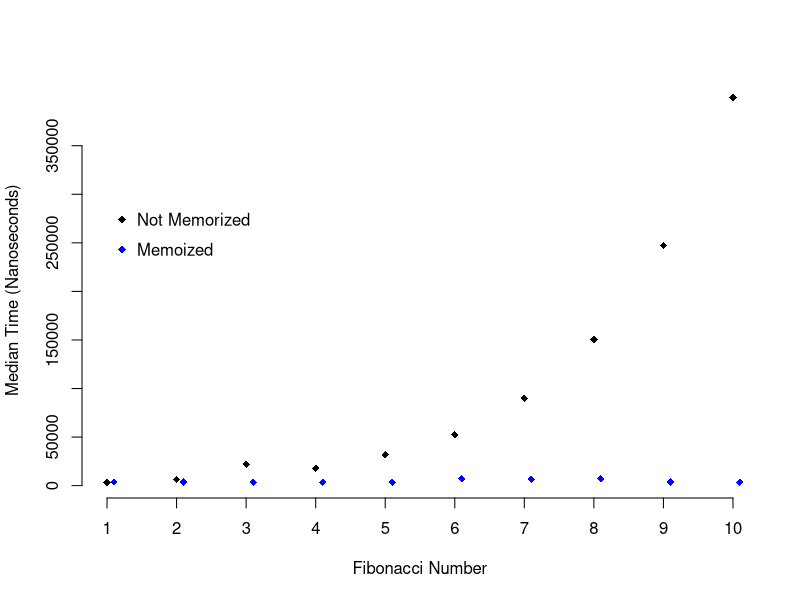

Recreate this plot in R.
######################################################################################################################
### Author: Anni Norring                                                                                           ###
### Date: April 2018 						                                                                                   ###
### Content: This script contains the R code for the 2nd week of Advanced R programming course                     ###
######################################################################################################################

# Access all the needed libraries:

######################################################################################################################
###             FUNCTIONAL PROGRAMMING
######################################################################################################################

######################################################################################################################
## WHAT IS FUNCTIONAL PROGRAMMING?
######################################################################################################################

# With functional programming you can also consider the possibility that you can provide a function as an argument to 
#   another function, and a function can return another function as its result.

adder_maker <- function(n){
  function(x){
    n + x
  }
}

add2 <- adder_maker(2)
add3 <- adder_maker(3)

add2(5)
add3(5)

# In the example above the function adder_maker() returns a function with no name. The function returned adds n to its 
#   only argument x.

######################################################################################################################
## MAP
######################################################################################################################

# The map family of functions applies a function to the elements of a data structure, usually a list or a vector. The 
#   function is evaluated once for each element of the vector with the vector element as the first argument to the 
#   function. The return value is the same kind if data structure (a list or vector) but with every element replaced 
#   by the result of the function being evaluated with the corresponding element as the argument to the function. In 
#   the purrr package the map() function returns a list, while the map_lgl(), map_chr(), and map_dbl()functions 
#   return vectors of logical values, strings, or numbers respectively. Let’s take a look at a few examples:

library(purrr)

k <- c(1,2,3,4,5)

#Returns list:
map(k, function(x){
  c("one", "two", "three", "four", "five")[x]
})

#Returns a vector of logical values:
map_lgl(k, function(x){
  x > 3
})

#Returns a vector of strings, note that the output differs:
map_chr(c(5, 4, 3, 2, 1), function(x){
  c("one", "two", "three", "four", "five")[x]
})
map_chr(k, function(x){
  c("one", "two", "three", "four", "five")[x]
})

#Returns a vector of numbers, note that the output differs:
map_dbl(k, function(x){
  c(6,7,8,9,10)[x]
})
map_dbl(c(5, 4, 3, 2, 1), function(x){
  c(6,7,8,9,10)[x]
})

#The map_if() function takes as its arguments a list or vector containing data, a predicate function, and then a 
#   function to be applied. A predicate function is a function that returns TRUE orFALSE for each element in the 
#   provided list or vector. In the case ofmap_if(): if the predicate functions evaluates to TRUE, then the function 
#   is applied to the corresponding vector element, however if the predicate function evaluates to FALSE then the 
#   function is not applied. The map_if() function always returns a list, so I’m piping the result of map_if() to 
#   unlist() so it look prettier:

map_if(1:5, function(x){
  x %% 2 == 0             ## Checks if x is even, i.e. if the remainder from x/2 = 0
},
function(y){              ## Notice how only the even numbers are squared, while the odd numbers are left alone.
  y^2
}) %>% unlist()

# The map_at() function only applies the provided function to elements of a vector specified by their indexes. 
#   map_at() always returns a list so like before I’m piping the result to unlist():

seq(100, 500, 100)

map_at(seq(100, 500, 100), c(1, 3, 5), function(x){
  x - 10
}) %>% unlist()

#Like we expected to happen the providied function is only applied to the first, third, and fifth element of the 
#   vector provided.

#In each of the examples above we have only been mapping a function over one data structure, however you can map a 
#   function over TWO data structures with the map2() family of functions. The first two arguments should be two 
#   vectors of the same length, followed by a function which will be evaluated with an element of the first vector 
#   as the first argument and an element of the second vector as the second argument. For example:

map2_chr(letters, 1:26, paste) ## pairs letters and numbers

#The pmap() family of functions is similar to map2(), however instead of mapping across two vectors or lists, you 
#   can MAP ACROSS ANY NUMBER OF LISTS. The list argument is a list of lists that the function will map over, 
#   followed by the function that will applied:

pmap_chr(list(                 ## Pairs numbers to the two lists of words.
  list(1, 2, 3),
  list("one", "two", "three"),
  list("uno", "dos", "tres")
), paste)

#Mapping is a powerful technique for thinking about how to apply computational operations to your data.

######################################################################################################################
## REDUCE
######################################################################################################################

#List or vector reduction iteratively combines the first element of a vector with the second element of a vector, 
#   then that combined result is combined with the third element of the vector, and so on until the end of the 
#   vector is reached. The function to be applied should take at least two arguments. Where mapping returns a vector 
#   or a list, reducing should return a single value. Some examples using reduce() are illustrated below:

reduce(c(1, 3, 5, 7), function(x, y){
  message("x is ", x)
  message("y is ", y)
  message("")                       ## creates an empty line in between
  x + y
})

#On the first iteration x has the value 1 and y has the value 3, then the two values are combined (they’re added 
#   together). On the second iteration x has the value of the result from the first iteration (4) and y has the 
#   value of the third element in the provided numeric vector (5). This process is repeated for each iteration. 
#   Here’s a similar example using string data:

reduce(letters[1:4], function(x, y){
  message("x is ", x)
  message("y is ", y)
  message("")
  paste0(x, y)                      ##combines the string without any separator
})

#By default reduce() starts with the first element of a vector and then the second element and so on. In contrast 
#   the reduce_right()function starts with the last element of a vector and then proceeds to the second to last 
#   element of a vector and so on:

reduce_right(letters[1:4], function(x, y){
  message("x is ", x)
  message("y is ", y)
  message("")
  paste0(x, y)
})

######################################################################################################################
## SEARCH
######################################################################################################################

#You can search for specific elements of a vector using the contains() and detect() functions. contains() will 
#   return TRUE if a specified element is present in a vector, otherwise it returns FALSE:

##contais not found in purrr anymore, replaced by has_element()

has_element(letters, "a")
has_element(letters, "A")

#The detect() function takes a vector and a predicate function as arguments and it returns the first element of the 
#   vector for which the predicate function returns TRUE:

detect(20:40, function(x){
  x > 22 && x %% 2 == 0
})

#The detect_index() function takes the same arguments, however it returns the index of the provided vector which 
#   contains the first element that satisfies the predicate function:

##ie. fifth element of 20:40 vector is larger than 22 and even:
detect_index(20:40, function(x){
  x > 22 && x %% 2 == 0
})

######################################################################################################################
## FILTER
######################################################################################################################

#The group of functions that includes keep(), discard(), every(), and some() are known as filter functions. Each of 
#   these functions takes a vector and a predicate function. For keep() only the elements of the vector that satisfy 
#   the predicate function are returned while all other elements are removed:

keep(1:20, function(x){     ##keep only even values in the vector
  x %% 2 == 0
})

#The discard() function works similarly, it only returns elements that don’t satisfy the predicate function:

discard(1:20, function(x){  ##discard all even values
  x %% 2 == 0
})

#The every() function returns TRUE only if every element in the vector satisfies the predicate function, while the 
#   some() function returns TRUE if at least one element in the vector satisfies the predicate function:

every(1:20, function(x){    ##are all values even?
  x %% 2 == 0
})

some(1:20, function(x){     ##are some values even?
  x %% 2 == 0
})

######################################################################################################################
## COMPOSE
######################################################################################################################

#Finally, the compose() function combines any number of functions into one function:

n_unique <- compose(length, unique)   ##unique() extracts unique elements, length() returns the lenght of an object

# The composition above is the same as:
# n_unique <- function(x){
#   length(unique(x))
# }

rep(1:5, 1:5)     ##rep() replicates elements of 1:5 1:5 times

n_unique(rep(1:5, 1:5))   ##extract the unique elements into a vector and find its length

######################################################################################################################
## PARTIAL APPLICATION
######################################################################################################################

#Partial application of functions can allow functions to behave a little like data structures. Using the partial() 
#   function from the purrrpackage you can specify some of the arguments of a function, and then partial() will 
#   return a function that only takes the unspecified arguments. Let’s take a look at a simple example:

mult_three_n <- function(x, y, z){
  x * y * z
}

mult_by_15 <- partial(mult_three_n, x = 3, y = 5)   ##now x*y=15

mult_by_15(z = 4)

#By using partial application you can bind some data to the arguments of a function before using that function 
#   elsewhere.

######################################################################################################################
## SIDE EFFECTS
######################################################################################################################

#Side effects of functions occur whenever a function interacts with the “outside world” – reading or writing data, 
#   printing to the console, and displaying a graph are all side effects. The results of side effects are one of the 
#   main motivations for writing code in the first place! Side effects can be tricky to handle though, since the 
#   order in which functions with side effects are executed often matters and there are variables that are external 
#   to the program (the relative location of some data). If you want to evaluate a function across a data structure 
#   you should use the walk() function from purrr. Here’s a simple example:

walk(c("Friends, Romans, countrymen,",
       "lend me your ears;",
       "I come to bury Caesar,", 
       "not to praise him."), message)

######################################################################################################################
## RECURSION
######################################################################################################################

#Recursion is very powerful tool, both mentally and in software development, for solving problems. Recursive 
#   functions have two main parts: a few easy to solve problems called “base cases,” and then a case for more 
#   complicated problems where the function is called inside of itself. The central philosophy of recursive 
#   programming is that problems can be broken down into simpler parts, and then combining those simple answers 
#   results in the answer to a complex problem.

#Imagine you wanted to write a function that adds together all of the numbers in a vector. You could of course 
#   accomplish this with a loop:

vector_sum_loop <- function(v){
  result <- 0
  for(i in v){
    result <- result + i
  }
  result
}

vector_sum_loop(c(5, 40, 91))

#You could also think about how to solve this problem recursively. First ask yourself: what’s the base case of 
#   finding the sum of a vector? If the vector only contains one element, then the sum is just the value of that 
#   element. In the more complex case the vector has more than one element. We can remove the first element of the 
#   vector, but then what should we do with the rest of the vector? Thankfully we have a function for computing the 
#   sum of all of the elements of a vector because we’re writing that function right now! So we’ll add the value of 
#   the first element of the vector to whatever the cumulative sum is of the rest of the vector. The resulting 
#   function is illustrated below:

vector_sum_rec <- function(v){
  if(length(v) == 1){
    v
  } else {
    v[1] + vector_sum_rec(v[-1])
  }
}

vector_sum_rec(c(5, 40, 91))

#Another useful exercise for thinking about applications for recursion is computing the Fibonacci sequence. The 
#   Fibonacci sequence is a sequence of integers that starts: 0, 1, 1, 2, 3, 5, 8 where each proceeding integer is 
#   the sum of the previous two integers. This fits into a recursive mental framework very nicely since each 
#   subsequent number depends on the previous two numbers.

#Let’s write a function to compute the nth digit of the Fibonacci sequence such that the first number in the sequence
#   is 0, the second number is 1, and then all proceeding numbers are the sum of the n - 1 and the n - 2 Fibonacci 
#   number. It is immediately evident that there are three base cases:
  
#1. n must be greater than 0.
#2. When n is equal to 1, return 0.
#3. When n is equal to 2, return 1.

#And then the recursive case: Otherwise return the sum of the n - 1 Fibonacci number and the n - 2 Fibonacci number.

#Let’s turn those words into code:

fib <- function(n){
  stopifnot(n > 0)
  if(n == 1){
    0
  } else if(n == 2){
    1
  } else {
    fib(n - 1) + fib(n - 2)
  }
}

fib(1)
fib(2)
fib(3)
fib(4)
fib(5)
fib(6)
fib(7)

map_dbl(1:12, fib)

#Looks like it’s working well! There is one optimization that we could apply here which comes up in recursive 
#   programming often. When you execute the function fib(6), within that function you’ll execute fib(5) and fib(4). 
#   Then within the execution of fib(5),fib(4) will be executed again.

#This duplication of computation slows down your program significantly as you calculate larger numbers in the 
#   Fibonacci sequence. Thankfully you can use a technique called memoization in order to speed this computation up. 
#   Memoization stores the value of each calculated Fibonacci number in table so that once a number is calculated 
#   you can look it up instead of needing to recalculate it!
  
#Below is an example of a function that can calculate the first 25 Fibonacci numbers. First we’ll create a very 
#   simple table which is just a vector containing 0, 1, and then 23 NAs. First the fib_mem()function will check if 
#   the number is in the table, and if it is then it is returned. Otherwise the Fibonacci number is recursively 
#   calculated and stored in the table. Notice that we’re using the complex assignment operator <<- in order to 
#   modify the table outside the scope of the function. You’ll learn more about the complex operator in the section 
#   titled Expressions & Environments.

fib_tbl <- c(0, 1, rep(NA, 23))

fib_mem <- function(n){
  stopifnot(n > 0)
  
  if(!is.na(fib_tbl[n])){
    fib_tbl[n]
  } else {
    fib_tbl[n - 1] <<- fib_mem(n - 1)
    fib_tbl[n - 2] <<- fib_mem(n - 2)
    fib_tbl[n - 1] + fib_tbl[n - 2]
  }
}

map_dbl(1:12, fib_mem)

#It works! But is it any faster than the original fib()? Below I’m going to use the microbenchmark package in 
#   order assess whether fib()or fib_mem() is faster:

library(purrr)
library(microbenchmark)
library(tidyr)
library(magrittr)
library(dplyr)

fib_data <- map(1:10, function(x){microbenchmark(fib(x), times = 100)$time})
names(fib_data) <- paste0(letters[1:10], 1:10)
fib_data <- as.data.frame(fib_data)

fib_data %<>%
  gather(num, time) %>%
  group_by(num) %>%
  summarise(med_time = median(time))

memo_data <- map(1:10, function(x){microbenchmark(fib_mem(x))$time})
names(memo_data) <- paste0(letters[1:10], 1:10)
memo_data <- as.data.frame(memo_data)
memo_data

memo_data %<>%
  gather(num, time) %>%
  group_by(num) %>%
  summarise(med_time = median(time))

plot(1:10, fib_data$med_time, xlab = "Fibonacci Number", ylab = "Median Time (Nanoseconds)",
     pch = 18, bty = "n", xaxt = "n", yaxt = "n")
axis(1, at = 1:10)
axis(2, at = seq(0, 350000, by = 50000))
points(1:10 + .1, memo_data$med_time, col = "blue", pch = 18)
legend(1, 300000, c("Not Memorized", "Memoized"), pch = 18, 
       col = c("black", "blue"), bty = "n", cex = 1, y.intersp = 1.5)

#As you can see as higher Fibonacci numbers are calculated the time it takes to calculate a number with fib() 
#   grows exponentially, while the time it takes to do the same task with fib_mem() stays constant.

